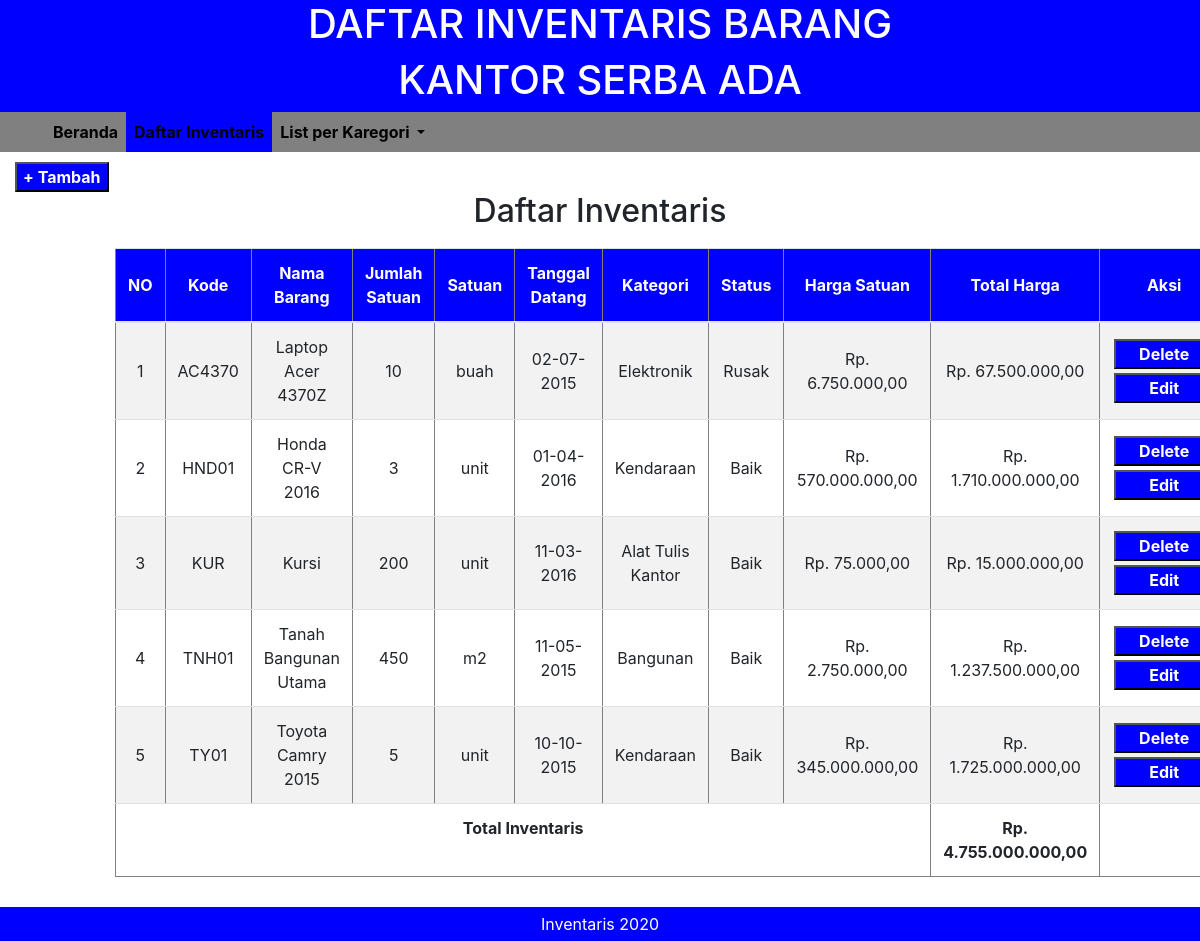
The app's page /daftar_inventaris.php (signed in) with its own data.
### tables this page shows
CREATE TABLE `inventaris` (
  `kode_barang` varchar(10) NOT NULL,
  `nama_barang` varchar(30) NOT NULL,
  `jumlah` int(11) NOT NULL,
  `satuan` varchar(15) NOT NULL,
  `tgl_datang` date NOT NULL,
  `kategori` varchar(20) NOT NULL,
  `status_barang` varchar(20) NOT NULL,
  `harga` int(20) NOT NULL
);

### functions.php (called while the page is built, shortened)
<?php
	$db = mysqli_connect("localhost","root","","responsi");
	function read($query){
		global $db;
		$result = mysqli_query($db, $query);
		$rows = [];
		while($row = mysqli_fetch_object($result)){
			$rows[] = $row;
		}
		return $rows;
	}
?>

### daftar_inventaris.php (the view, shortened to what this page needs)
<?php
  require 'functions.php';
  $dt = read("SELECT * FROM inventaris");
?>
<!DOCTYPE html>
<html lang="en">
<head>
  <link href="vendor/style.css" rel="stylesheet">
  <link href="vendor/bootstrap/css/bootstrap.min.css" rel="stylesheet">
</head>
<body>
  <div class="top-header cf">
    <header>
      <center>
        <h1>DAFTAR INVENTARIS BARANG</h1>
        <h1>KANTOR SERBA ADA</h1>
      </center>
    </header>
  </div>
  <nav class="navbar navbar-expand-lg navbar-dark">
    <div class="container">
      <div class="collapse navbar-collapse" id="navbarResponsive">
        <ul class="navbar-nav mr-auto" class="color-me">
          <li class="nav-item">
            <a class="nav-link" href="index.php">Beranda
            </a>
          </li>
          <li class="nav-item  active">
            <a class="nav-link" href="daftar_inventaris.php">Daftar Inventaris
            </a>
          </li>
          <li class="nav-item dropdown">
						<a class="nav-link dropdown-toggle" href="#" id="navbarDropdown" role="button" data-toggle="dropdown" aria-haspopup="true" aria-expanded="false">
							List per Karegori
						</a>
					</li>
        </ul>
      </div>
    </div>
  </nav>
  <footer>
    <center>
      Inventaris 2020
    </center>
  </footer>
  <div class="col-lg-12">
    <div class="row">
      <div class="col-lg-12">
        <button class="btn-work" style="margin-top: 10px;">
          <a href="input.php" style="color: white; text-decoration: none; font-weight: bold;">+ Tambah</a>
        </button>
      </div>
      <div class="col-lg-12">
        <center>
          <h2>Daftar Inventaris</h2>
        </center>
      </div>
      <div class = "offset-1 col-lg-11 text-center" style="margin-top: 10px;">
        <table cellpadding="10" cellspacing="0" border="1" class="table text-center table-striped">
          <thead style="background-color: blue; color: white;">
            <tr>
              <th class="align-middle">NO</th>
              <th class="align-middle">Kode</th>
              <th class="align-middle">Nama Barang</th>
              <th class="align-middle">Jumlah Satuan</th>
              <th class="align-middle">Satuan</th>
              <th class="align-middle">Tanggal Datang</th>
              <th class="align-middle">Kategori</th>
              <th class="align-middle">Status</th>
              <th class="align-middle">Harga Satuan</th>
              <th class="align-middle">Total Harga</th>
              <th class="align-middle">Aksi</th>
            </tr>
          </thead>
          <?php $i = 1;?>
          <tbody>
            <?php $harga;$jumlah;$total;$totalinventaris = 0;
              function rupiah($harga){
                $hasil_rupiah = "Rp. ".number_format($harga,2,',','.');
                return $hasil_rupiah;
              }
            ?>
            <?php foreach ($dt as $data) : ?>
              <tr>
                <?php
                  $harga = $data -> harga;
                  $jumlah = $data -> jumlah;
                  $total = $harga*$jumlah;
                  $newDate = date("d-m-Y", strtotime($data -> tgl_datang));
                ?>
                <td class="align-middle"> <?= $i++; 										?> </td>
                <td class="align-middle">	<?= $data -> kode_barang;			?> </td>
                <td class="align-middle"> <?= $data -> nama_barang; 		?> </td>
                <td class="align-middle"> <?= $data -> jumlah;				 	?> </td>
                <td class="align-middle"> <?= $data -> satuan; 				  ?> </td>
                <td class="align-middle"> <?= $newDate;			            ?> </td>
                <td class="align-middle"> <?= $data -> kategori; 				?> </td>
                <td class="align-middle"> <?= $data -> status_barang; 	?> </td>
                <td class="align-middle"> <?= rupiah($harga);	          ?> </td>
                <td class="align-middle"> <?= rupiah($total);           ?> </td>
                <?php $totalinventaris += $total ?>
                <td width="110px" class="align-middle">
                  <form action="confirm.php" method="post">
                    <button class="btn-work" style="width: 100px; margin : 2px; color: white;font-weight: bold;" type="submit" >Delete</button>
                  </form>
                  <form action="update.php" method="post">
                    <button class="btn-work" style="width: 100px; margin : 2px ;color: white;font-weight: bold;" type="submit">Edit</button>
                  </form>
                </td>
              </tr>
            <?php endforeach; ?>
              <tr>
                <td colspan='9' style="font-weight: bold;">
                  Total Inventaris
                </td>
                <td style="font-weight: bold;"><?= rupiah($totalinventaris)  ?></td>
                <td></td>
              </tr>
          </tbody>
        </table>
      </div>
    </div>
  </div>
  <br>
  <br>
</body>
</html>

### records on screen
inventaris: kode_barang "AC4370", nama_barang "Laptop Acer 4370Z", jumlah "10", satuan "buah", tgl_datang "02-07-2015", kategori "Elektronik", status_barang "Rusak", harga "Rp. 6.750.000,00", rupiah($total) "Rp. 67.500.000,00"
inventaris: kode_barang "HND01", nama_barang "Honda CR-V 2016", jumlah "3", satuan "unit", tgl_datang "01-04-2016", kategori "Kendaraan", status_barang "Baik", harga "Rp. 570.000.000,00", rupiah($total) "Rp. 1.710.000.000,00"
inventaris: kode_barang "KUR", nama_barang "Kursi", jumlah "200", satuan "unit", tgl_datang "11-03-2016", kategori "Alat Tulis Kantor", status_barang "Baik", harga "Rp. 75.000,00", rupiah($total) "Rp. 15.000.000,00"
inventaris: kode_barang "TNH01", nama_barang "Tanah Bangunan Utama", jumlah "450", satuan "m2", tgl_datang "11-05-2015", kategori "Bangunan", status_barang "Baik", harga "Rp. 2.750.000,00", rupiah($total) "Rp. 1.237.500.000,00"
inventaris: kode_barang "TY01", nama_barang "Toyota Camry 2015", jumlah "5", satuan "unit", tgl_datang "10-10-2015", kategori "Kendaraan", status_barang "Baik", harga "Rp. 345.000.000,00", rupiah($total) "Rp. 1.725.000.000,00"

### other values on screen
rupiah($totalinventaris) "Rp. 4.755.000.000,00"
